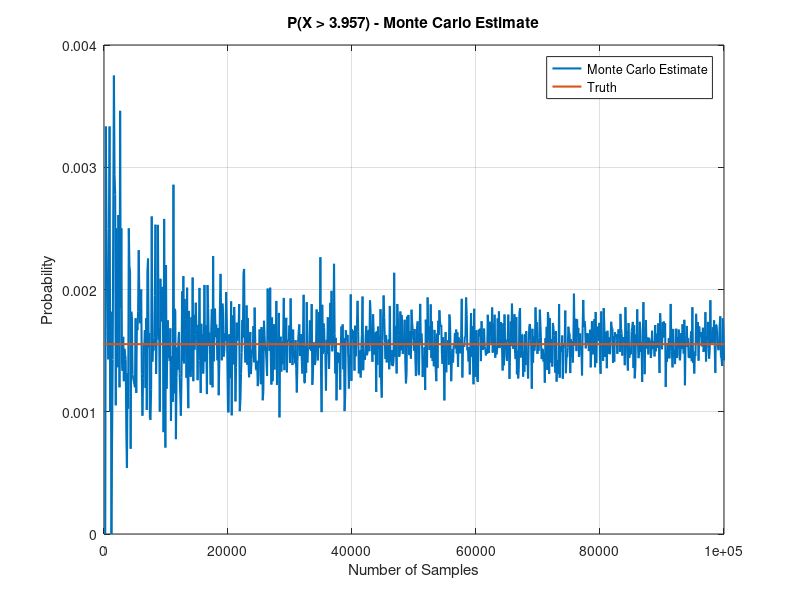
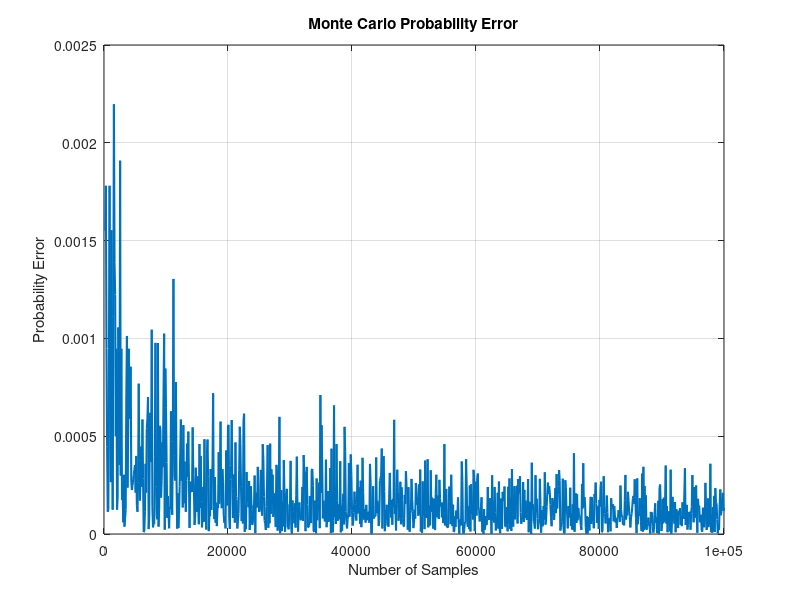
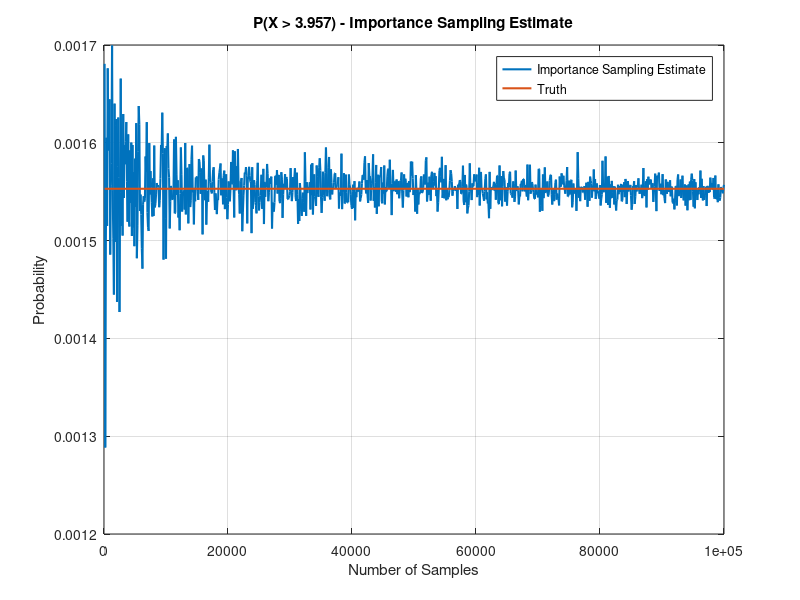
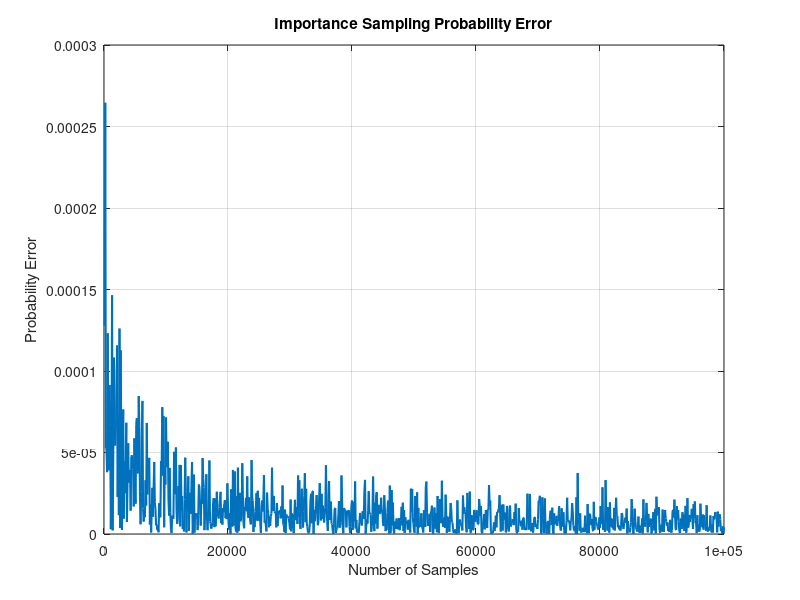

Here is the MATLAB script that generated these plots, in order:
% Author: O. Sowatzke
%
% Date: 10/21/2022
%
% Subject: Script computes the probability that a random variable 
% X ~ N(1,1) is greater than 3.957 using both Monte Carlo Sampling and 
% Importance Sampling

%% Monte Carlo Sampling

% number of samples from distribution
m = 100:100:1e5;

% empty array of probabilities
p_mc = zeros(size(m));

% loop through number of samples
for i = 1:length(m)
    
    % generate samples of random variable
    X = 1 + randn(1,m(i));

    % sample distribution 
    p_mc(i) = sum(X > 3.957)/m(i);
end

% plot result
figure(1)
clf;
plot(m,p_mc,'LineWidth',1.5);
hold on;
plot([m(1) m(end)], 0.001553*ones(1,2),'LineWidth',1.5);
xlabel('Number of Samples');
ylabel('Probability');
title('P(X > 3.957) - Monte Carlo Estimate');
legend('Monte Carlo Estimate', 'Truth');
grid on;

% compute error
err_mc = abs(0.001553 - p_mc);

% plot error
figure(2)
clf;
plot(m,err_mc,'LineWidth',1.5);
xlabel('Number of Samples');
ylabel('Probability Error');
title('Monte Carlo Probability Error');
grid on;

%% Importance Sampling

% number of samples from distribution
m = 100:100:1e5;

% empty array of probabilities
p_is = zeros(size(m));

% loop through number of samples
for i = 1:length(m)
    
    % generate samples of random variable g(x)
    X = 3.957 + randn(1,m(i));

    % compute weights
    fx = 1/sqrt(2*pi)*exp(-(X-1).^2/2);
    gx = 1/sqrt(2*pi)*exp(-(X-3.957).^2/2);
    W = fx./gx;

    % sample distribution 
    p_is(i) = sum((X > 3.957).*W)/m(i);
end

% plot result
figure(3)
clf;
plot(m,p_is,'LineWidth',1.5);
hold on;
plot([m(1) m(end)], 0.001553*ones(1,2),'LineWidth',1.5);
xlabel('Number of Samples');
ylabel('Probability');
title('P(X > 3.957) - Importance Sampling Estimate');
legend('Importance Sampling Estimate', 'Truth');
grid on;

% compute error
err_is = abs(0.001553 - p_is);

% plot error
figure(4)
clf;
plot(m,err_is,'LineWidth',1.5);
xlabel('Number of Samples');
ylabel('Probability Error');
title('Importance Sampling Probability Error');
grid on;

%% Probability of Error Comparison
% overlay both error plots
figure(5)
clf;
plot(m,err_mc,'LineWidth',1.5);
hold on;
plot(m,err_is,'LineWidth',1.5);
xlabel('Number of Samples')
ylabel('Probability Error')
title('Probability Error Comparison')
grid on;
legend('Monte Carlo Estimate', 'Importance Sampling Estimate');




